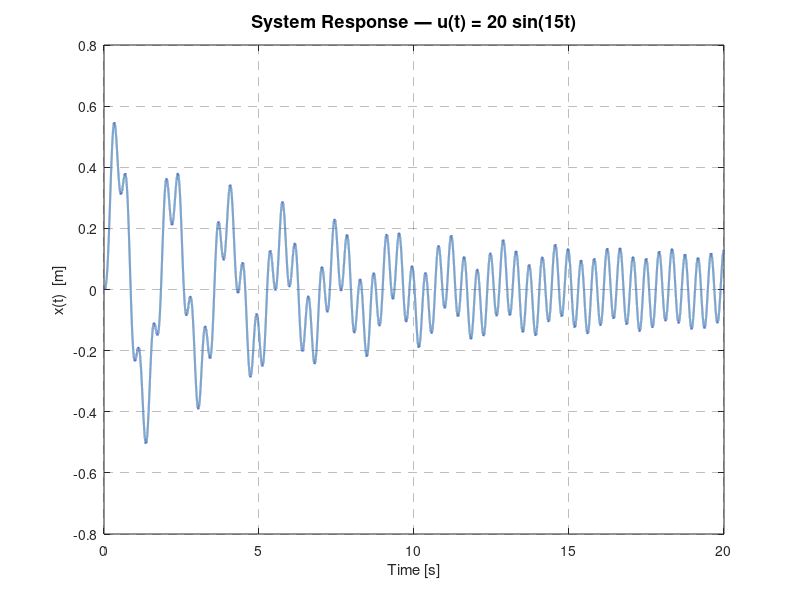

MATLAB code for this plot:
% System Params
m=0.8;
k=10;
c=0.3;
dt=1.0e-4;
t=20;


% State-Space model + transfer function
A= [   0	1;
	-k/m -c/m];

B = [0 1/m];

C = [1 0];

% Simulation via ode45
u = @(t) 20 * sin(15 * t);
f = @(t, x) [x(2); -(k/m)*x(1) - (c/m)*x(2) + u(t)/m];

tspan = 0:dt:t;
x0 = [0; 0];
[t_out, x_out] = ode45(f, tspan, x0);
y_out = x_out(:, 1);

% Plot
fig = figure(1);
set(fig, 'Position', [100 100 720 380]);
hold on;
plot(t_out, y_out, 'Color', [0.22 0.45 0.70], 'LineWidth', 1.5);
xlabel('Time [s]', 'FontSize', 11);
ylabel('x(t)  [m]', 'FontSize', 11);
title('\bfSystem Response — u(t) = 20 sin(15t)', 'FontSize', 13, 'Interpreter', 'tex');
grid on;
set(gca, 'GridAlpha', 0.3, 'GridLineStyle', '--', 'FontSize', 10, 'Box', 'on');
xlim([0 t]);
hold off;
print('../outputs/sim_response.svg', '-dsvg');
